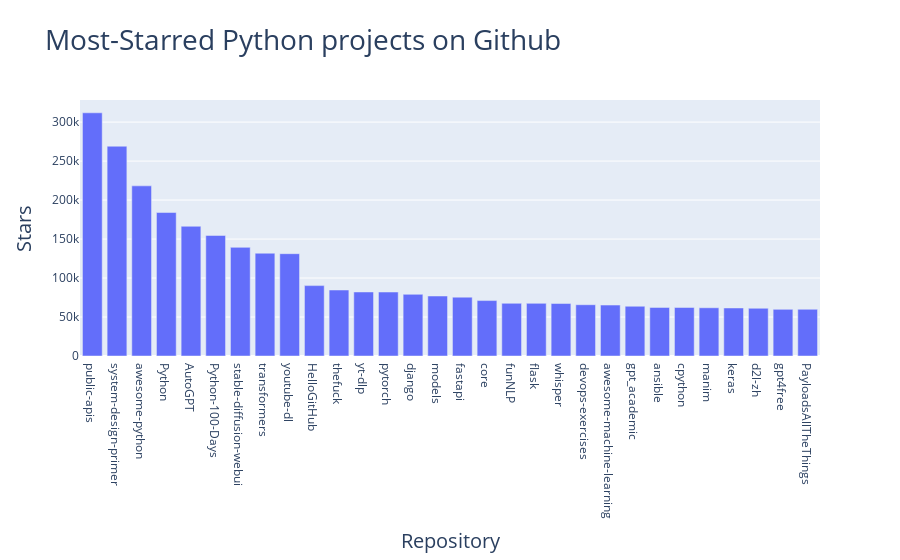

Here is the notebook cell this chart was saved with:
### Markdown cell above
### visualize the extracted information from the loo using plotly

### Code cell
## make a bar graph with plotly
x= repo_names
y = stars
title = 'Most-Starred Python projects on Github'
labels = {'x':'Repository', 'y': 'Stars'}
fig = px.bar(x=x, y=y,
            title = title, labels = labels)
fig.update_layout(title_font_size = 28, xaxis_title_font_size = 20, yaxis_title_font_size =20)

fig.show()

### Figure 1 — Plotly figure (JSON) as saved in the notebook; plotly's stock layout.template omitted (floating-point values rounded to 4 significant figures)
{"data": [{"alignmentgroup": "True", "hovertemplate": "Repository=%{x}<br>Stars=%{y}<extra></extra>", "legendgroup": "", "marker": {"color": "#636efa", "pattern": {"shape": ""}}, "name": "", "offsetgroup": "", "orientation": "v", "showlegend": false, "textposition": "auto", "type": "bar", "x": ["public-apis", "system-design-primer", "awesome-python", "Python", "AutoGPT", "Python-100-Days", "stable-diffusion-webui", "transformers", "youtube-dl", "HelloGitHub", "thefuck", "yt-dlp", "pytorch", "django", "models", "fastapi", "core", "funNLP", "flask", "whisper", "devops-exercises", "awesome-machine-learning", "gpt_academic", "ansible", "cpython", "manim", "keras", "d2l-zh", "gpt4free", "PayloadsAllTheThings"], "xaxis": "x", "y": [311932, 269049, 218213, 184011, 166374, 154609, 139339, 131826, 131235, 90278, 84655, 82124, 82043, 79102, 76946, 75465, 71096, 67562, 67518, 67294, 65775, 65323, 63815, 62307, 62239, 61857, 61588, 61188, 59894, 59889], "yaxis": "y"}], "layout": {"autosize": true, "barmode": "relative", "dragmode": "zoom", "legend": {"tracegroupgap": 0}, "title": {"font": {"size": 28}, "text": "Most-Starred Python projects on Github"}, "xaxis": {"anchor": "y", "autorange": true, "domain": [0, 1], "range": [-0.5, 29.5], "title": {"font": {"size": 20}, "text": "Repository"}, "type": "category"}, "yaxis": {"anchor": "x", "autorange": true, "domain": [0, 1], "range": [0, 328300.0], "title": {"font": {"size": 20}, "text": "Stars"}, "type": "linear"}}}
